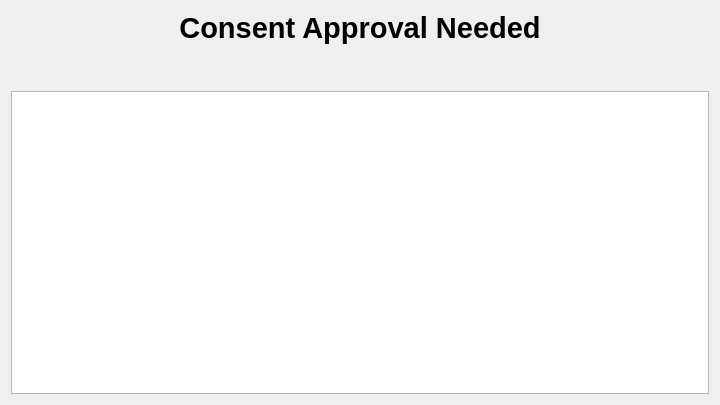
<?xml version="1.0" encoding="UTF-8"?>
<ui version="4.0">
 <class>Dialog</class>
 <widget class="QDialog" name="Dialog">
  <property name="geometry">
   <rect>
    <x>0</x>
    <y>0</y>
    <width>720</width>
    <height>405</height>
   </rect>
  </property>
  <property name="windowTitle">
   <string>Dialog</string>
  </property>
  <layout class="QVBoxLayout" name="verticalLayout">
   <item>
    <widget class="QLabel" name="lblTitle">
     <property name="font">
      <font>
       <pointsize>22</pointsize>
       <weight>75</weight>
       <bold>true</bold>
      </font>
     </property>
     <property name="text">
      <string>Consent Approval Needed</string>
     </property>
     <property name="alignment">
      <set>Qt::AlignCenter</set>
     </property>
    </widget>
   </item>
   <item>
    <spacer name="verticalSpacer_3">
     <property name="orientation">
      <enum>Qt::Vertical</enum>
     </property>
     <property name="sizeType">
      <enum>QSizePolicy::Preferred</enum>
     </property>
     <property name="sizeHint" stdset="0">
      <size>
       <width>20</width>
       <height>40</height>
      </size>
     </property>
    </spacer>
   </item>
   <item>
    <widget class="QTextEdit" name="txtConsent">
     <property name="readOnly">
      <bool>true</bool>
     </property>
    </widget>
   </item>
  </layout>
 </widget>
 <resources/>
 <connections/>
</ui>
